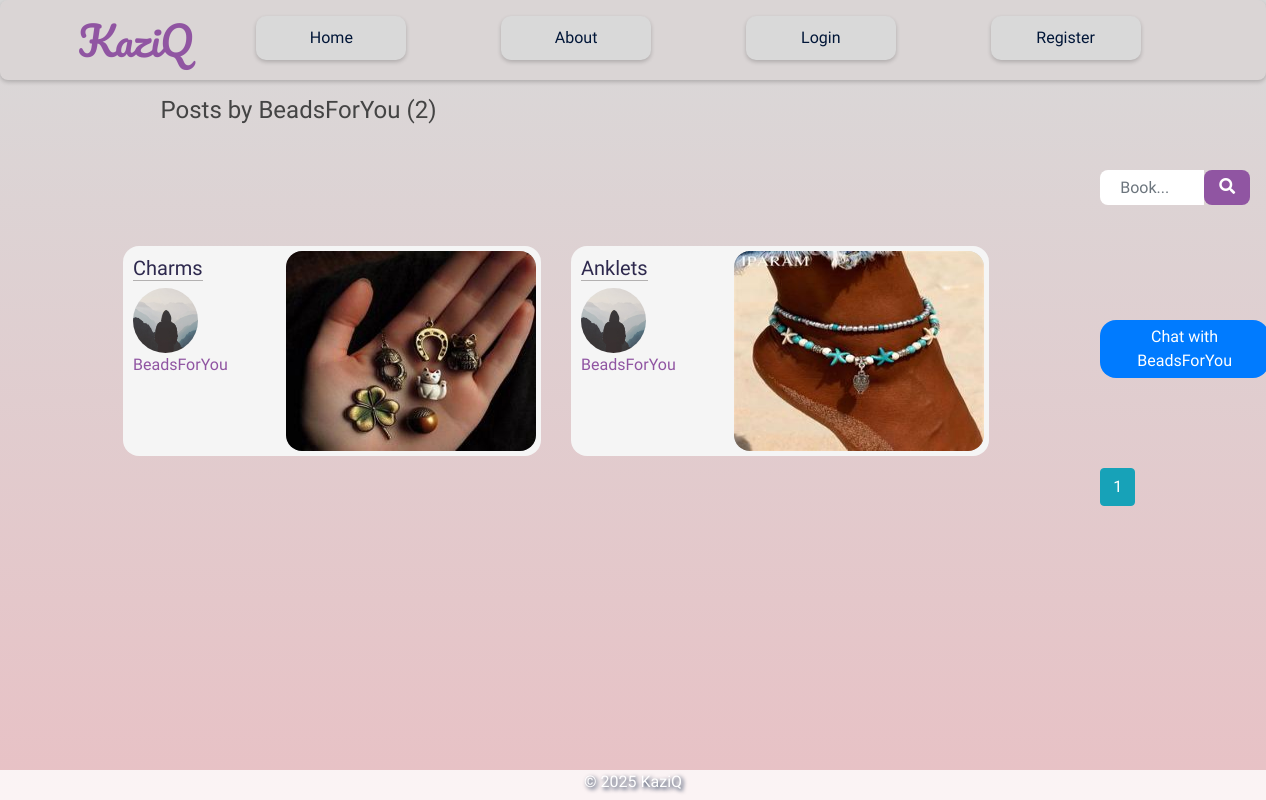
Page /user/BeadsForYou on the committed database.
### flaskblog/models.py (models this page shows, shortened)
class User(db.Model, UserMixin):
    id = db.Column(db.Integer, primary_key=True)
    username = db.Column(db.String(20), unique=True, nullable=False)
    email = db.Column(db.String(120), unique=True, nullable=False)
    whatsapp = db.Column(db.String(20), nullable=False)
    image_file = db.Column(db.String(20), nullable=False, default='default.jpg')
    password = db.Column(db.String(60), nullable=False)
    is_admin = db.Column(db.Boolean, nullable=False, default=False)
    account_balance = db.Column(db.Float, default=0.0)  # Current available balance
    total_sales = db.Column(db.Float, default=0.0)      # Lifetime sales
    bank_account = db.Column(db.String(50), nullable=True)
    bank_name = db.Column(db.String(100), nullable=True)
    phone_for_payment = db.Column(db.String(20), nullable=True)
    posts = db.relationship('Post', backref='author', lazy=True)

class Post(db.Model):
    id = db.Column(db.Integer, primary_key=True)
    title = db.Column(db.String(100), nullable=False)
    date_posted = db.Column(db.DateTime, nullable=False, default=datetime.utcnow)
    content = db.Column(db.Text, nullable=False)
    price = db.Column(db.String(20), nullable=False, default='')
    user_id = db.Column(db.Integer, db.ForeignKey('user.id'), nullable=False)
    image_file = db.Column(db.String(20), nullable=True)
    cart_items = db.relationship('CartItem', backref='post', lazy=True)
    category = db.Column(db.String(50), nullable=False)

### flaskblog/routes.py (the view)
@app.route("/user/<string:username>")
def user_posts(username):
    page = request.args.get('page', 1, type=int)
    user = User.query.filter_by(username=username).first_or_404()
    posts = Post.query.filter_by(author=user)\
            .order_by(Post.date_posted.asc())\
            .paginate(page=page, per_page=4)
    return render_template('user_posts.html', title=user.username, posts=posts, user=user)

### flaskblog/__init__.py (called while the page is built)
@app.context_processor
def inject_min_max():
    return dict(min=min, max=max)

### flaskblog/templates/user_posts.html
{% extends 'layout.html' %}
{% block body_content %}
  <h4 class="user-post-title">Posts by {{ user.username }} ({{ posts.total }})</h4>
{% endblock %}
{% block content %}
  <div class="actual-content">
    {% for post in posts.items%}
      <article class="media content-section">
        <a href="{{ url_for('post', post_id=post.id) }}" class="inner-content-section-link">
          <div class="inner-content-section">
            <div class="inner-content-section-metadata">
              <h5><a class="article-title" href="{{ url_for('post', post_id=post.id)}}">{{ post.title }}</a></h5>
              <img class="rounded-circle article-img" src="{{ url_for('static', filename='profile_pics/' + post.author.image_file) }}">
                <div class="media-body">
                  <div class="article-metadata">
                    <a class="mr-2 username" href="{{url_for('user_posts', username=post.author.username)}}">{{ post.author.username }}</a>
                  </div>
                </div>
            </div>
            <div class="post-image-container">
              {% if post.image_file %}
              <img src="{{ url_for('static', filename='post_images/' + post.image_file) }}" alt="{{ post.title}}" class="card-image">
              {% endif %}
            </div>
          </div>
        </a>
      </article>
    {% endfor %}
  </div>
{% endblock %}
{% block sidebar %}
    <div class="search">
      <form action="{{ url_for('search') }}" method="GET" class="search-form d-flex">
        <div class="input-group">
          <input type="text" name="query" class="form-control" placeholder="Book..." required>
          <button type="submit" class="btn btn-outline-secondary">
            <i class="fas fa-search"></i>
          </button>
        </div>
      </form>
    </div>
    <a href="{{ url_for('private_chat', user_id=user.id) }}" class="btn btn-primary chat-btn">Chat with {{ user.username }}</a>
    <div class="pagination">
      {% for page_num in posts.iter_pages(left_edge=1, right_edge=1, left_current=1, right_current=2) %}
      {% if page_num %}
        {% if posts.page == page_num %}
          <a class="btn btn-info mb-4" href="{{ url_for('user_posts', username=user.username, page=page_num) }}">{{ page_num }}</a>
        {% else %}
          <a class="btn btn-outline-info mb-4" href="{{ url_for('user_posts', username=user.username, page=page_num) }}">{{ page_num }}</a>
        {% endif %}
      {% else %}
        ...
      {% endif %}
      {% endfor %}
    </div>
{% endblock %}

### flaskblog/static/main.css (style rules this page uses)
body { background-image: linear-gradient(to bottom, #D9D9D9, #E8C1C5); background-repeat: no-repeat; background-position:center; background-attachment: fixed; font-family: "Itim", cursive; font-weight: 400; font-style: normal; color: #011638; margin:0; }
h1, h2, h3, h4, h5, h6 { color: #444444; }
.content-section { background: whitesmoke; border: none; border-radius: 1em; height:1000px; }
.inner-content-section { display:flex; align-items:start; }
.inner-content-section-metadata { display:flex; justify-content:center; align-items: flex-start; flex-direction:column; width:150px; }
.inner-content-section-link { display: block; text-decoration: none; color: inherit; }
.actual-content { border: none; border-radius:1em; display: grid; gap: 20px; grid-template-columns: repeat(2, 1fr); height:100%; width:100%; margin-right:20px; }
.article-title { color: #2E294E; border-bottom: 1px solid #b3b1b1; margin-bottom:10px; }
.article-img { height: 65px; width: 65px; }
.article-metadata { padding-bottom: 1px; margin-bottom: 4px; height:20px; display:flex; justify-content:center; }
.article-metadata a { color: #9055A2; }
.chat-btn, .whatsapp-btn { border-radius: 1em; border:none; color:#ffffff; padding:5px 15px; margin:0 0 10px 0; }
.media { width:418px; height:210px; padding:10px; }
.pagination { margin-top:80px; }
.post-image-container { width:250px; height:200px; border-radius:1em; background-color:#D9D9D9; margin: -5px -10px 0 3px; }
.card-image { width: 100%; height: 100%; border-radius: 1em; border:none; }
.search-form { width: 150px; height:150px; margin: -2px 0 0 0; display:flex; justify-content:start; align-items:start; flex-direction:column; }
.search-form input, .category-filter { width: 200px; height: 35px; border-radius: 0.5em; border:none; padding:10px 20px; text-align:start; margin:0 0 5px 0; }
.search-form button { border-radius: 0.5em; border:none; background-color:#9055A2; color:#ffffff; padding:5px 15px; }
.user-post-title { margin:-80px 755px 100px 0; text-align:center; }

### rows in the picture
User: username "BeadsForYou"
Post: title "Charms", image_file (placeholder picture), author.username "BeadsForYou", image_file (picture)
Post: title "Anklets", image_file (placeholder picture), author.username "BeadsForYou", image_file (picture)

### other values in the picture
{{ posts.total }} "2"
{{ page_num }} "1"
